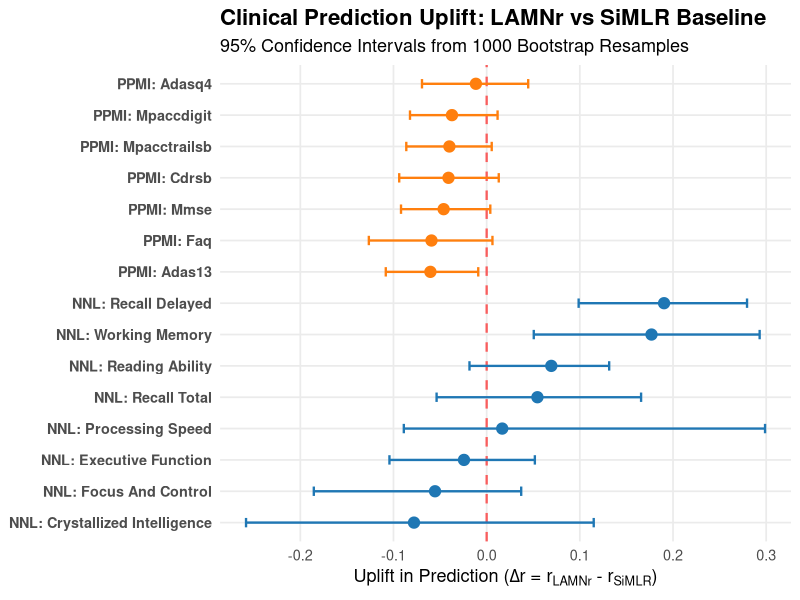
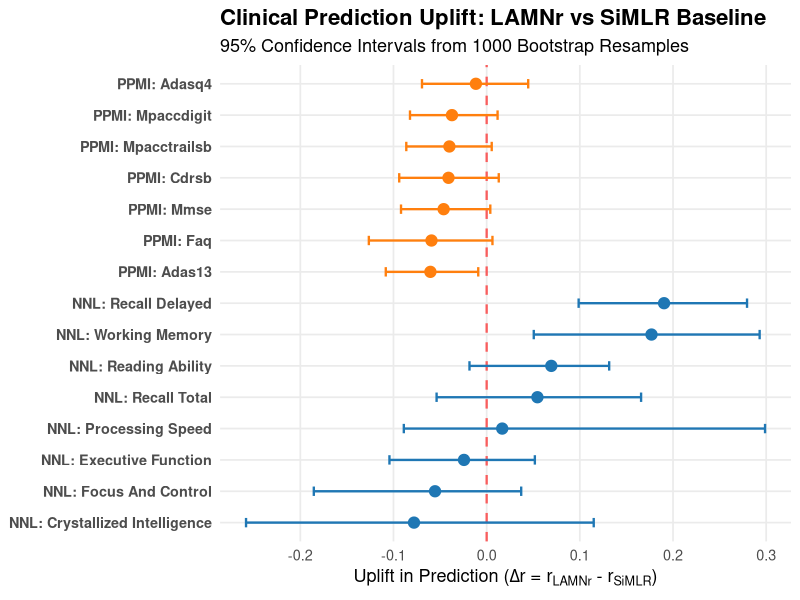

The R script that drew these images, in order:
library(ggplot2)
library(dplyr)
library(stringr)

# 1. Chargement des données
df <- read.csv("clinical_bootstrap_results.csv")

# 2. Nettoyage et préparation des données
df_plot <- df %>%
  mutate(
    # Nettoyage des noms (ex: recall.delayed -> Recall Delayed)
    Outcome = str_replace_all(Outcome, "\\.", " "),
    Outcome = str_to_title(Outcome),
    # Création d'un label unique pour le tri
    Label = paste0(Dataset, ": ", Outcome)
  ) %>%
  # Tri par Dataset puis par valeur de Delta
  arrange(Dataset, Delta) %>%
  mutate(Label = factor(Label, levels = Label))

# 3. Génération du Forest Plot
ggplot(df_plot, aes(x = Delta, y = Label, color = Dataset)) +
  # Ligne verticale de référence à zéro
  geom_vline(xintercept = 0, linetype = "dashed", color = "red", size = 0.8, alpha = 0.6) +
  # Barres d'erreur (95% CI)
  geom_errorbarh(aes(xmin = CI_Lower, xmax = CI_Upper), height = 0.3, size = 0.8) +
  # Points de données (Delta r)
  geom_point(size = 3.5) +
  # Couleurs personnalisées
  scale_color_manual(values = c("NNL" = "#1f77b4", "PPMI" = "#ff7f0e")) +
  # Thème et labels
  labs(
    title = "Clinical Prediction Uplift: LAMNr vs SiMLR Baseline",
    subtitle = "95% Confidence Intervals from 1000 Bootstrap Resamples",
    x = expression(paste("Uplift in Prediction (", Delta, "r = ", r[LAMNr], " - ", r[SiMLR], ")")),
    y = NULL,
    color = "Cohort"
  ) +
  theme_minimal(base_size = 13) +
  theme(
    panel.grid.minor = element_blank(),
    legend.position = "none",
    axis.text.y = element_text(face = "bold"),
    plot.title = element_text(face = "bold", size = 16)
  )

# 4. Sauvegarde
ggsave("clinical_uplift_forest_plot.png", width = 10, height = 7, dpi = 300)
